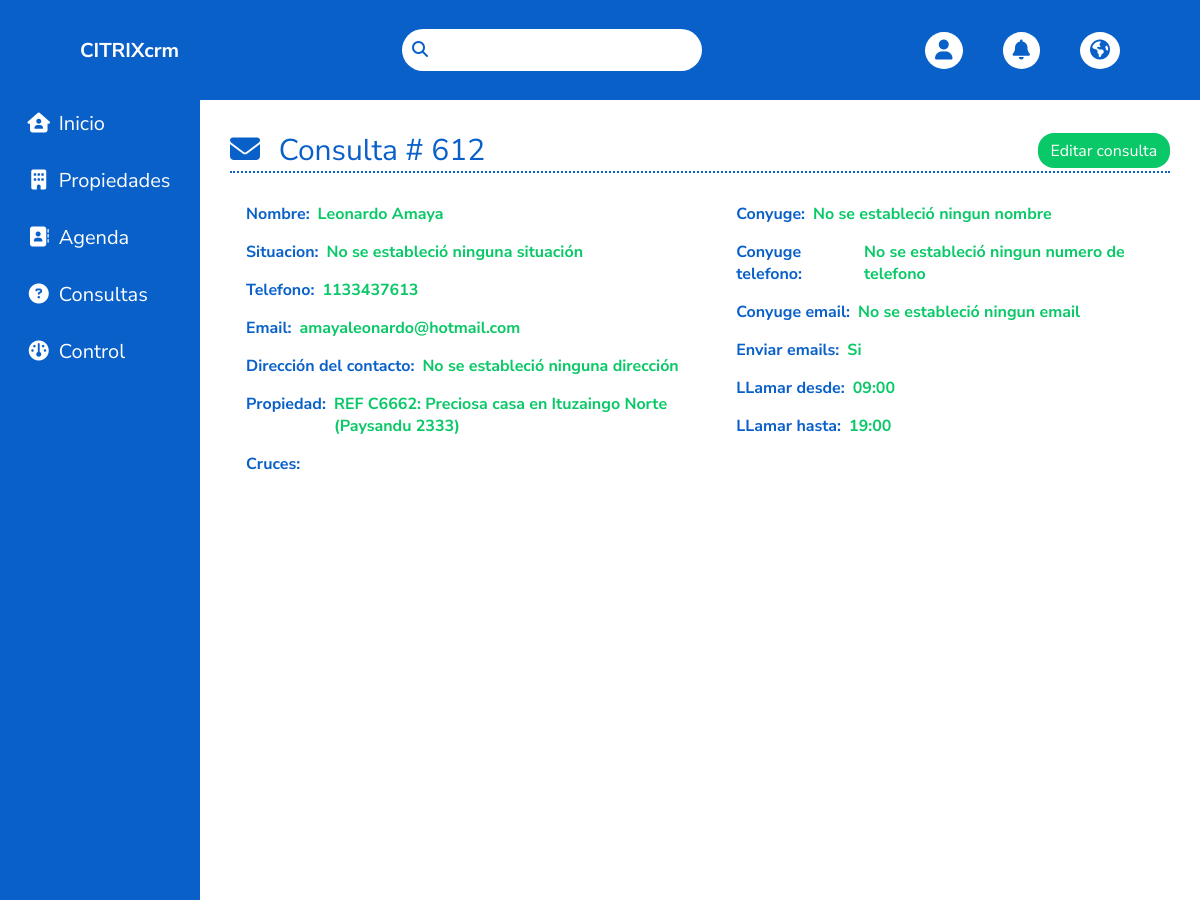
Screenshot of /consultasinfo.php?consulta=612 (signed in) with the database file from the repository.
### tables this page shows
CREATE TABLE `wp_consultas` (
  `id` bigint(20) unsigned NOT NULL AUTO_INCREMENT,
  `canal_id` int(10) unsigned NOT NULL,
  `casilla_email_destino` varchar(500) DEFAULT NULL,
  `asesor_original_id` bigint(20) unsigned NOT NULL,
  `nombre` varchar(500) DEFAULT NULL,
  `apellido` varchar(500) DEFAULT NULL,
  `email` varchar(500) DEFAULT NULL,
  `telefono` varchar(500) DEFAULT NULL,
  `consulta` longtext,
  `sistema_externo_id` varchar(500) DEFAULT NULL,
  `created` datetime DEFAULT NULL,
  `modified` datetime DEFAULT NULL,
  `created_by` int(11) NOT NULL DEFAULT '0',
  `modified_by` int(11) NOT NULL DEFAULT '0',
  `status_id` int(11) NOT NULL,
  `propiedad_id` bigint(20) unsigned NOT NULL DEFAULT '0',
  `referencia_interna` varchar(200) NOT NULL DEFAULT '',
  `contacto_id` bigint(20) unsigned NOT NULL DEFAULT '0',
  `precio_maximo` float unsigned DEFAULT NULL,
  `superficie_minima` int(10) unsigned DEFAULT NULL,
  `operacion_id` int(11) NOT NULL DEFAULT '1',
  `captado_por` bigint(20) unsigned NOT NULL,
  `asignado_a` bigint(20) unsigned NOT NULL,
  `pendiente_por_llamar` bigint(20) unsigned NOT NULL,
  `titulo` varchar(500) NOT NULL,
  `zonas` longtext NOT NULL,
  `prioridad_id` int(10) unsigned NOT NULL,
  `llamar_desde` time NOT NULL DEFAULT '09:00:00',
  `llamar_hasta` time NOT NULL DEFAULT '19:00:00',
  `ultima_visita` datetime DEFAULT NULL,
  `ultimo_mail` datetime DEFAULT NULL,
  `ultima_llamada` datetime DEFAULT NULL,
  `cant_cruces` int(10) unsigned DEFAULT '0',
  `cant_cruces_ultima_actualizacion` datetime DEFAULT NULL,
  `observaciones` longtext,
  `contacto` text,
  `titulo_cliente` varchar(500) DEFAULT NULL,
  `tipos_propiedad` int(11) NOT NULL DEFAULT '0',
  `superficie_construida` varchar(500) DEFAULT NULL,
  `cantidad_plantas` varchar(500) DEFAULT NULL,
  `minimo_banios` bigint(20) NOT NULL DEFAULT '0',
  `estado_minimo` int(11) NOT NULL DEFAULT '0',
  `minimo_toilettes` bigint(20) NOT NULL DEFAULT '0',
  `lote_minimo` decimal(20,3) DEFAULT NULL,
  `precio_venta` varchar(500) DEFAULT NULL,
  `precio_alquiler` varchar(500) DEFAULT NULL,
  `planta_baja` varchar(500) DEFAULT '',
  `garaje` varchar(500) DEFAULT '',
  `garaje_doble` varchar(500) DEFAULT '',
  `amueblada` varchar(500) DEFAULT '',
  `balcon` varchar(500) DEFAULT '',
  `pileta` varchar(500) DEFAULT '',
  `leida` int(10) unsigned NOT NULL DEFAULT '0',
  `precio_compra_desde` bigint(20) unsigned DEFAULT NULL,
  `precio_compra_hasta` bigint(20) unsigned DEFAULT NULL,
  `precio_alquiler_desde` bigint(20) unsigned DEFAULT NULL,
  `precio_alquiler_hasta` bigint(20) unsigned DEFAULT NULL,
  `precio_venta_desde` bigint(20) unsigned DEFAULT NULL,
  `precio_venta_hasta` bigint(20) unsigned DEFAULT NULL,
  `superficie_contruida_desde` int(11) unsigned DEFAULT NULL,
  `superficie_contruida_hasta` int(11) DEFAULT NULL,
  `superficie_construida_desde` int(11) DEFAULT NULL,
  `superficie_construida_hasta` int(11) DEFAULT NULL,
  `situacion_id` int(11) DEFAULT NULL,
  `prioridad` int(10) unsigned DEFAULT NULL,
  `situacion` int(11) DEFAULT NULL,
  `ultimo_email` datetime DEFAULT NULL,
  `ultimo_sms` datetime DEFAULT NULL,
  `ultimo_whatsapp` datetime DEFAULT NULL,
  `cruces` longtext,
  `fecha_cruces` datetime DEFAULT NULL,
  PRIMARY KEY (`id`)
);

### consultasinfo.php (the view, shortened to what this page needs)
<?php include 'header.php' ?>
<?php include 'sidebar.php' ?>
<?php
                    $sentencia = $connect->prepare("SELECT * FROM `wp_consultas` WHERE id= '".$_GET['consulta']."'") or die('query failed');
                    $sentencia->execute();
                    $list_propiedadesOperacion = $sentencia->fetchAll();
                    foreach($list_propiedadesOperacion as $propiedad){
                    $editarNombre = $propiedad['nombre'];
                    $editarApellido = $propiedad['apellido'];
                    $editarEmail = $propiedad['email'];
                    $editarTelefono = $propiedad['telefono'];
                    $editarPropiedad = $propiedad['propiedad_id'];
                    $editarSituacion = $propiedad['situacion'];
                    $editarLlamarDesde = substr($propiedad['llamar_desde'],0,-3);
                    $editarLlamarHasta = substr($propiedad['llamar_hasta'],0,-3);
                    $editarContacto = $propiedad['contacto_id'];
                    }
                ?>
                <?php
                    if($editarPropiedad !='0' or $editarPropiedad != NULL){
                        $sentencia = $connect->prepare("SELECT con.propiedad_id,
                        prop.id, prop.referencia_interna, prop.calle, prop.altura, prop.descripcion_corta,
                        prop.id as prop_id, prop.referencia_interna as prop_referencia_interna, prop.calle as prop_calle, prop.altura as prop_altura, prop.descripcion_corta as prop_descripcion_corta
                        FROM wp_consultas con
                        LEFT JOIN wp_propiedades prop ON  con.propiedad_id=prop.id
                        WHERE con.propiedad_id = $editarPropiedad") or die('query failed');
                        $sentencia->execute();
                        $list_propiedadesOperacion = $sentencia->fetchAll();
                        foreach($list_propiedadesOperacion as $propiedad){
                        $propiedadRef = $propiedad['prop_referencia_interna'];
                        $propiedadTitulo = $propiedad['prop_descripcion_corta'];
                        $propiedadNombre = $propiedad['prop_calle'];
                        $propiedadAltura = $propiedad['prop_altura'];
                        };
                    };
                        $sentencia = $connect->prepare("SELECT * FROM `wp_situaciones` WHERE id = '".$editarSituacion."'") or die('query failed');
                        $sentencia->execute();
                        $list_situaciones = $sentencia->fetchAll();
                        if($list_situaciones){
                            foreach($list_situaciones as $situacion){
                            $situacionNombre = $situacion['nombre'];}
                        }else{
                            $situacionNombre = 'No se estableció ninguna situación';
                        }
                        $sentencia = $connect->prepare("SELECT * FROM `wp_contactos` WHERE id = '".$editarContacto."'") or die('query failed');
                        $sentencia->execute();
                        $list_situaciones = $sentencia->fetchAll();
                        if($list_situaciones){
                            foreach($list_situaciones as $situacion){
                            $contactoDireccion = $situacion['direccion'];
                            $contactoConyuge = $situacion['conyuge'];
                            $contactoConyugeEmail = $situacion['conyuge_email'];
                            $contactoConyugeTelefono = $situacion['conyuge_tel'];
                            $emails = $situacion['no_emails'];
                        }; };
                ?>
        <main class="main" id="main">
            <div class="main__container">
                <div class="main__container__top">
                    <div class="main__title"><i class="fa-solid fa-envelope main__h1--emoji"></i><h1 class="main__h1">Consulta # <?php echo $_GET['consulta'];?></h1></div>
                    <div class="main__buttons">
                        <a href="editarconsulta.php?consulta=<?php echo $_GET['consulta'];?>" class="main__buttons__button">Editar consulta</a>
                    </div>
                </div>
                <div class="main__decoration"></div>
                <div class="main__user">
                    <div class="main__user__content">
                        <div class="main__user__content__bloque">
                            <div class="main__user__content__bloque__content">
                                <span>Nombre:</span><span class="main__user__content__bloque__content__respuesta"><?php echo $editarNombre.' '.$editarApellido;?></span>
                            </div>
                            <div class="main__user__content__bloque__content">
                                <span>Situacion:</span><span class="main__user__content__bloque__content__respuesta"><?php if(isset($editarSituacion)){echo $situacionNombre;}?></span>
                            </div>
                            <div class="main__user__content__bloque__content">
                                <span>Telefono:</span><span class="main__user__content__bloque__content__respuesta"><?php if($editarTelefono != '' and $editarTelefono != NULL and isset($editarTelefono)){echo $editarTelefono;}else{echo 'No se estableció ningun numero de telefono';}?></span>
                            </div>
                            <div class="main__user__content__bloque__content">
                                <span>Email:</span><span class="main__user__content__bloque__content__respuesta"><?php if($editarEmail != '' or $editarEmail != NULL or isset($editarEmail)){echo $editarEmail;}else{echo 'No se estableció ningun email';}?></span>
                            </div>
                            <div class="main__user__content__bloque__content">
                                <span>Dirección del contacto:</span><span class="main__user__content__bloque__content__respuesta"><?php if($contactoDireccion != '' and $contactoDireccion != NULL and isset($contactoDireccion)){echo $contactoDireccion;}else{echo 'No se estableció ninguna dirección';}?></span>
                            </div>
                            <div class="main__user__content__bloque__content">
                                <span>Propiedad:<a href=""></a></span><span class="main__user__content__bloque__content__respuesta"><?php if($editarPropiedad != '0' and $editarPropiedad != NULL and isset($editarPropiedad)){ echo 'REF '.$propiedadRef.': '.$propiedadTitulo.' ('.$propiedadNombre.' '.$propiedadAltura.')';}else{echo 'No se estableció ninguna propiedad';};?></span>
                            </div>
                            <div class="main__user__content__bloque__content">
                                <span>Cruces:</span>
                            </div>
                        </div>
                        <div class="main__user__content__bloque">
                            <div class="main__user__content__bloque__content">
                                <span>Conyuge:</span><span class="main__user__content__bloque__content__respuesta"><?php if(!empty($contactoConyuge)){echo $contactoConyuge;}else{echo 'No se estableció ningun nombre';}?></span>
                            </div>
                            <div class="main__user__content__bloque__content">
                                <span>Conyuge telefono:</span><span class="main__user__content__bloque__content__respuesta"><?php if($contactoConyugeTelefono != '' or $contactoConyugeTelefono != NULL or !isset($contactoConyugeTelefono)){echo $contactoConyugeTelefono;}else{echo 'No se estableció ningun numero de telefono';}?></span>
                            </div>
                            <div class="main__user__content__bloque__content">
                                <span>Conyuge email:</span><span class="main__user__content__bloque__content__respuesta"><?php if($contactoConyugeEmail != '' or $contactoConyugeEmail != NULL or !isset($contactoConyugeEmail)){echo $contactoConyugeEmail;}else{echo 'No se estableció ningun email';}?></span>
                            </div>
                            <div class="main__user__content__bloque__content">
                                <span>Enviar emails:</span><span class="main__user__content__bloque__content__respuesta"><?php if($emails != ''){if($emails == '0' ){echo 'Si';}else if($emails == '1'){echo 'No';};}else{echo 'No establecido';}?></span>
                            </div>
                            <div class="main__user__content__bloque__content">
                                <span>LLamar desde:</span><span class="main__user__content__bloque__content__respuesta"><?php if($editarLlamarDesde != '0' or $editarLlamarDesde != NULL){ echo $editarLlamarDesde;};?></span>
                            </div>
                            <div class="main__user__content__bloque__content">
                                <span>LLamar hasta:</span><span class="main__user__content__bloque__content__respuesta"><?php if($editarLlamarHasta != '00:00' or $editarLlamarHasta != NULL){ echo $editarLlamarHasta;};?></span>
                            </div>
                        </div>
                    </div>
                </div>
            </div>
        </main>
    </div>
</body>
</html>

### global.css (style rules this page uses)
:root { --color-principal-scrollbar:#09c867; --color-secundario-scrollbar:#0960c8; --color-body-selection:#09c867; --color-principal-header:#0960c8 ; --color-secundario-header:white; --color-terciario-header:#09c867; --color-principal-sidebar:#0960c8; --color-secundario-sidebar:white; --color-terciario-sidebar:#09c867; --body-color: #aecdf3; --body-select-hover-checked:#09c86881; --color-principal-main:#0960c8; --color-secundario-main:#09c867; --color-terciario-main:white; }
body { min-height: 100vh; font-family: 'Nunito Sans', sans-serif; margin: 0 auto; }
a { text-decoration: none; }
.main { padding: 6.25em 0 0 12.5em; }
.main__container { min-height: 100vh; padding: 3%; background-color:white; }
.main__decoration { content: ''; width: 100%; border-top: 0.125em dotted var(--color-principal-main); }

### consultasinfo.css (style rules this page uses)
:root { --color-principal-scrollbar:#09c867; --color-secundario-scrollbar:#0960c8; --color-body-selection:#09c867; --color-principal-header:#0960c8 ; --color-secundario-header:white; --color-terciario-header:#09c867; --color-principal-sidebar:#0960c8; --color-secundario-sidebar:white; --color-terciario-sidebar:#09c867; --body-color: #aecdf3; --body-select-hover-checked:#09c86881; --color-principal-main:#0960c8; --color-secundario-main:#09c867; --color-terciario-main:white; }
.main__container__top { display: flex; flex-direction: row; justify-content: space-between; align-items: center; flex-wrap: wrap; }
.main__buttons { display: flex; flex-direction: row; gap: 1em; }
.main__buttons__button { color: var(--color-terciario-main); background-color: var(--color-secundario-main); padding: 0.413em .8em; border-radius: 16px; font-size: 1em; text-align: center; cursor: pointer; }
.main__h1--emoji { color: var(--color-principal-main); font-size: 1.875em; margin-right:0.625em ; }
.main__h1 { display: inline-block; font-size: 1.875em; color: var(--color-principal-main); }
.main__user { margin: 1.875em 1em; }
.main__user__content { display: flex; flex-direction: row; width: 100%; justify-content: space-around; font-weight: bold; color: var(--color-principal-main); }
.main__user__content__bloque { display: flex; flex-direction: column; gap: 1em; }
.main__user__content__bloque__content { display: flex; flex-direction: row; gap: .5em; }
.main__user__content__bloque__content__respuesta { font-weight: bold; color: var(--color-secundario-main); }

### rows the page displays
wp_consultas: nombre "Leonardo", apellido "Amaya", telefono "1133437613", email "amayaleonardo@hotmail.com", llamar_desde "09:00", llamar_hasta "19:00"

### other values shown
$_GET['consulta'] "612"
$situacionNombre "No se estableció ninguna situación"
$propiedadRef "C6662"
$propiedadTitulo "Preciosa casa en Ituzaingo Norte"
$propiedadNombre "Paysandu"
$propiedadAltura "2333"
